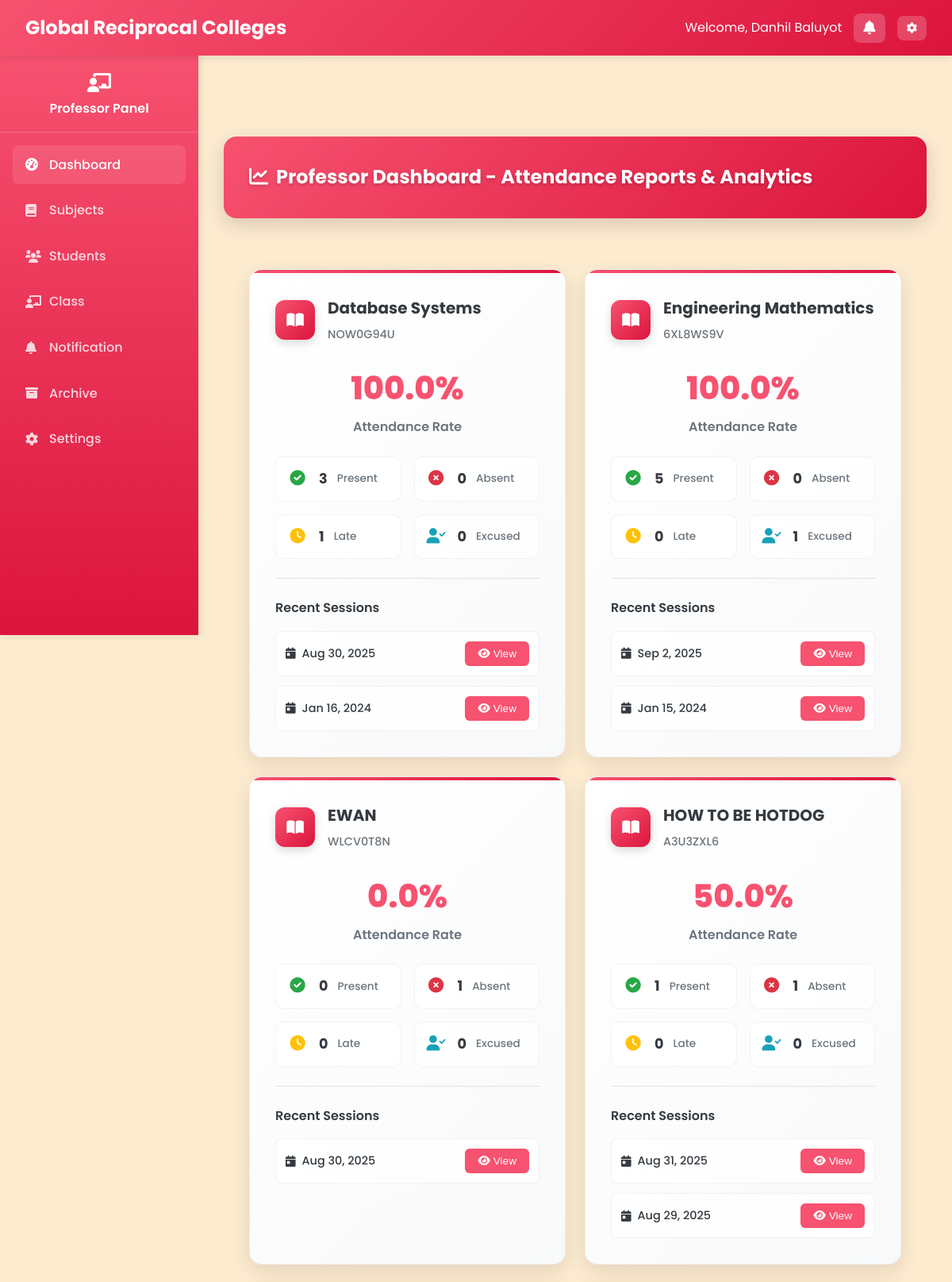
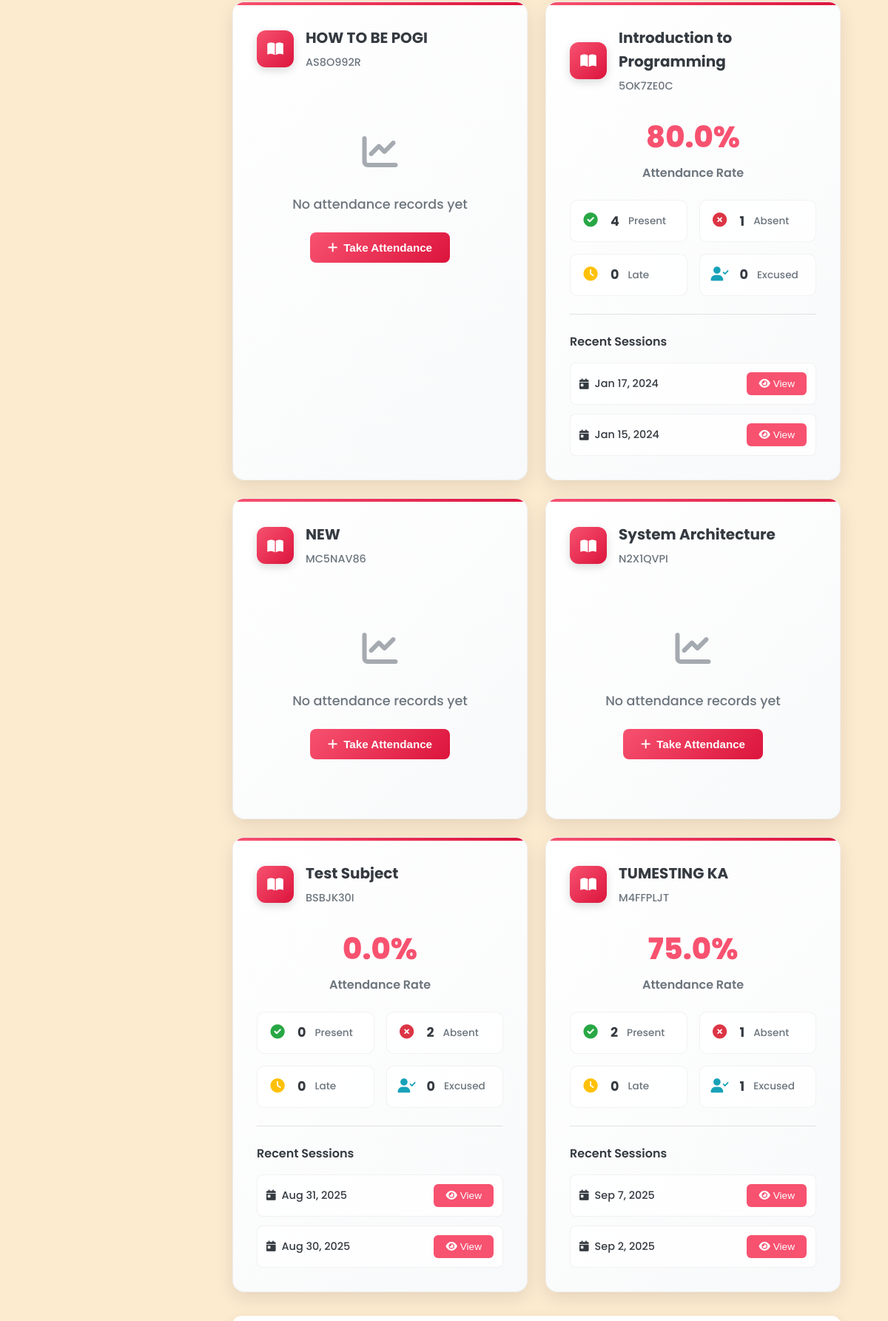
Screenshot of /Professor/professor_dashboard.php (signed in, upper part) with the database file from the repository (2 pictures, top to bottom).
### tables this page shows
CREATE TABLE `professors` (
  `professor_id` varchar(20) NOT NULL,
  `employee_id` varchar(20) NOT NULL,
  `first_name` varchar(50) NOT NULL,
  `last_name` varchar(50) NOT NULL,
  `email` varchar(100) NOT NULL,
  `password` varchar(255) NOT NULL,
  `department` varchar(100) NOT NULL,
  `mobile` varchar(15) NOT NULL,
  `created_at` datetime NOT NULL,
  `updated_at` datetime NOT NULL
);

CREATE TABLE `classes` (
  `class_id` varchar(20) NOT NULL,
  `class_name` varchar(100) NOT NULL,
  `class_code` varchar(20) NOT NULL,
  `subject_id` varchar(20) DEFAULT NULL,
  `professor_id` varchar(20) DEFAULT NULL,
  `schedule` varchar(100) DEFAULT NULL,
  `room` varchar(50) DEFAULT NULL,
  `created_at` datetime NOT NULL,
  `updated_at` datetime NOT NULL,
  `section` varchar(10) DEFAULT NULL,
  `school_year_semester_id` int(11) DEFAULT NULL,
  `status` enum('active','archived') DEFAULT 'active',
  `semester` enum('1st Semester','2nd Semester') DEFAULT '1st Semester',
  `school_year` varchar(20) DEFAULT NULL
);

CREATE TABLE `subjects` (
  `subject_id` varchar(20) NOT NULL,
  `subject_name` varchar(100) NOT NULL,
  `subject_code` varchar(20) NOT NULL,
  `description` text DEFAULT NULL,
  `credits` int(11) NOT NULL,
  `created_at` datetime NOT NULL,
  `updated_at` datetime NOT NULL
);

### Professor/professor_dashboard.php (the view, shortened to what this page needs)
<?php
require_once '../php/db.php';
$professor_id = $_SESSION['user_id'];
$stmt = $pdo->prepare("SELECT first_name, last_name, email, mobile
FROM professors
WHERE professor_id = ?");
$stmt->execute([$professor_id]);
$professor = $stmt->fetch(PDO::FETCH_ASSOC);
$query = "SELECT s.*, c.class_id, c.class_code, c.schedule, c.room, c.section
          FROM subjects s
          JOIN classes c ON s.subject_id = c.subject_id
          WHERE c.professor_id = ? AND c.status = 'active'
          ORDER BY s.subject_name";
$stmt = $pdo->prepare($query);
$stmt->execute([$professor_id]);
$subjects = $stmt->fetchAll();
$attendance_stats = [];
foreach ($subjects as $subject) {
    $query = "SELECT
                COUNT(*) as total_records,
                SUM(CASE WHEN status = 'Present' THEN 1 ELSE 0 END) as present,
                SUM(CASE WHEN status = 'Absent' THEN 1 ELSE 0 END) as absent,
                SUM(CASE WHEN status = 'Late' THEN 1 ELSE 0 END) as late,
                SUM(CASE WHEN status = 'Excused' THEN 1 ELSE 0 END) as excused
              FROM attendance
              WHERE class_id = ?";
    $stmt = $pdo->prepare($query);
    $stmt->execute([$subject['class_id']]);
    $stats = $stmt->fetch();
    $attendance_stats[$subject['class_id']] = $stats;
}
$recent_dates = [];
foreach ($subjects as $subject) {
    $query = "SELECT DISTINCT date
              FROM attendance
              WHERE class_id = ?
              ORDER BY date DESC
              LIMIT 2";
    $stmt = $pdo->prepare($query);
    $stmt->execute([$subject['class_id']]);
    $dates = $stmt->fetchAll(PDO::FETCH_COLUMN);
    $recent_dates[$subject['class_id']] = $dates;
}
?>
<!DOCTYPE html>
<html lang="en">
<head>
    <link rel="stylesheet" href="../css/styles_fixed.css">
    <link rel="stylesheet" href="https://cdnjs.cloudflare.com/ajax/libs/font-awesome/6.0.0/css/all.min.css">
</head>
<body class="professor">
    <?php include '../includes/navbar_professor.php'; ?>
    <?php include '../includes/sidebar_professor.php'; ?>
    <main class="main-content">
        <div class="table-header-enhanced">
            <h2 class="table-title-enhanced"><i class="fas fa-chart-line" style="margin-right: 10px;"></i>Professor Dashboard - Attendance Reports & Analytics</h2>
        </div>
        <div class="dashboard-container">
            <?php if (empty($subjects)): ?>
                <div class="no-data">
                    <p>No classes found. Please create a class first.</p>
                </div>
            <?php else: ?>
                <div class="reports-container">
                        <div class="stats-grid">
                            <?php foreach ($subjects as $subject):
                                $stats = $attendance_stats[$subject['class_id']] ?? null;
                                $recent = $recent_dates[$subject['class_id']] ?? [];
                            ?>
                            <div class="stat-card-enhanced">
                                <div class="stat-header-enhanced">
                                    <div class="stat-icon-enhanced">
                                        <i class="fas fa-book-open"></i>
                                    </div>
                                    <div class="stat-info-enhanced">
                                        <h3 class="stat-title-enhanced"><?php echo $subject['subject_name']; ?></h3>
                                        <span class="stat-subtitle-enhanced"><?php echo $subject['class_code']; ?></span>
                                    </div>
                                </div>
                                <?php if ($stats && $stats['total_records'] > 0): ?>
                                    <div class="stat-metrics-enhanced">
                                        <div class="stat-main-metric">
                                            <div class="stat-value-enhanced">
                                                <?php
                                                $attendance_rate = $stats['total_records'] > 0 ?
                                                    (($stats['present'] + $stats['late'] + $stats['excused']) / $stats['total_records']) * 100 : 0;
                                                echo number_format($attendance_rate, 1) . '%';
                                                ?>
                                            </div>
                                            <div class="stat-label-enhanced">Attendance Rate</div>
                                        </div>
                                        <div class="stat-breakdown-enhanced">
                                            <div class="stat-breakdown-item">
                                                <div class="stat-breakdown-icon" style="color: #28a745;">
                                                    <i class="fas fa-check-circle"></i>
                                                </div>
                                                <div class="stat-breakdown-value"><?php echo $stats['present']; ?></div>
                                                <div class="stat-breakdown-label">Present</div>
                                            </div>
                                            <div class="stat-breakdown-item">
                                                <div class="stat-breakdown-icon" style="color: #dc3545;">
                                                    <i class="fas fa-times-circle"></i>
                                                </div>
                                                <div class="stat-breakdown-value"><?php echo $stats['absent']; ?></div>
                                                <div class="stat-breakdown-label">Absent</div>
                                            </div>
                                            <div class="stat-breakdown-item">
                                                <div class="stat-breakdown-icon" style="color: #ffc107;">
                                                    <i class="fas fa-clock"></i>
                                                </div>
                                                <div class="stat-breakdown-value"><?php echo $stats['late']; ?></div>
                                                <div class="stat-breakdown-label">Late</div>
                                            </div>
                                            <div class="stat-breakdown-item">
                                                <div class="stat-breakdown-icon" style="color: #17a2b8;">
                                                    <i class="fas fa-user-check"></i>
                                                </div>
                                                <div class="stat-breakdown-value"><?php echo $stats['excused']; ?></div>
                                                <div class="stat-breakdown-label">Excused</div>
                                            </div>
                                        </div>
                                    </div>
                                    <?php if (!empty($recent)): ?>
                                    <div class="stat-actions-enhanced">
                                        <h4 class="stat-section-title">Recent Sessions</h4>
                                        <div class="stat-recent-list">
                                            <?php foreach ($recent as $date): ?>
                                                <div class="stat-recent-item">
                                                    <div class="stat-recent-date">
                                                        <i class="fas fa-calendar-day"></i>
                                                        <?php echo date('M j, Y', strtotime($date)); ?>
                                                    </div>
                                                    <button class="stat-action-btn" data-class-id="<?php echo $subject['class_id']; ?>" data-date="<?php echo $date; ?>">
                                                        <i class="fas fa-eye"></i> View
                                                    </button>
                                                </div>
                                            <?php endforeach; ?>
                                        </div>
                                    </div>
                                    <?php endif; ?>
                                <?php else: ?>
                                    <div class="stat-empty-enhanced">
                                        <div class="stat-empty-icon">
                                            <i class="fas fa-chart-line"></i>
                                        </div>
                                        <div class="stat-empty-text">No attendance records yet</div>
                                        <button class="stat-primary-btn" onclick="location.href='professor_manage_schedule.php'">
                                            <i class="fas fa-plus"></i> Take Attendance
                                        </button>
                                    </div>
                                <?php endif; ?>
                            </div>
                            <?php endforeach; ?>
                        </div>
                    </div>
                    <div class="stat-card">
                    </div>
                </div>
            <?php endif; ?>
    </main>
</body>
</html>

### includes/navbar_professor.php (shortened to what this page needs)
<nav class="navbar">
    <div class="navbar-brand">
        <span class="navbar-title">Global Reciprocal Colleges</span>
    </div>
    <div class="navbar-user">
    <?php
    $prof_name = '';
    if (isset($professor) && is_array($professor) && isset($professor['first_name'])) {
        $prof_name = $professor['first_name'] . ' ' . $professor['last_name'];
    } else {
        $prof_name = ($_SESSION['first_name'] ?? '') . ' ' . ($_SESSION['last_name'] ?? '');
    }
    ?>
    <span>Welcome, <?php echo htmlspecialchars($prof_name); ?></span>
        <button type="button" class="notification-btn" onclick="openNotificationModal()" title="Notifications" style="position: relative;">
            <i class="fas fa-bell" aria-hidden="true"></i>
        </button>
        <div class="user-dropdown">
            <button type="button" class="dropdown-toggle" aria-haspopup="true" aria-expanded="false">
                <i class="fas fa-cog" aria-hidden="true"></i>
            </button>
        </div>
    </div>
</nav>

### Professor/professor_dashboard.php (style rules this page uses)
:root { --primary: #F75270; --primary-dark: #DC143C; --primary-light: #F7CAC9; --secondary: #F75270; --accent: #F7CAC9; --light: #FDEBD0; --dark: #343a40; --gray: #6c757d; --light-gray: #F7CAC9; --success: #28a745; --warning: #ffc107; --danger: #dc3545; --info: #17a2b8; }
.dashboard-container { max-width: 1200px; margin: 0 auto; padding: 2rem; }
.stats-grid { display: grid; grid-template-columns: repeat(auto-fit, minmax(300px, 1fr)); gap: 1.5rem; margin-bottom: 2rem; }
.stat-card { background: white; border-radius: 12px; padding: 1.5rem; box-shadow: 0 4px 15px rgba(0, 0, 0, 0.1); }
.user-dropdown { position: relative; }
.stat-card-enhanced { background: linear-gradient(135deg, #ffffff 0%, #f8f9fa 100%); border-radius: 16px; padding: 2rem; box-shadow: 0 8px 25px rgba(0, 0, 0, 0.1); border: 1px solid rgba(0, 0, 0, 0.05); transition: transform 0.2s ease, box-shadow 0.2s ease; }
.stat-header-enhanced { display: flex; align-items: center; gap: 1rem; margin-bottom: 1.5rem; }
.stat-icon-enhanced { width: 50px; height: 50px; background: linear-gradient(135deg, var(--primary) 0%, var(--primary-dark) 100%); border-radius: 12px; display: flex; align-items: center; justify-content: center; color: white; font-size: 1.2rem; box-shadow: 0 4px 12px rgba(0, 0, 0, 0.15); }
.stat-info-enhanced { flex: 1; }
.stat-title-enhanced { font-size: 1.25rem; font-weight: 700; color: var(--dark); margin: 0 0 0.25rem 0; }
.stat-subtitle-enhanced { font-size: 0.9rem; color: var(--gray); font-weight: 500; }
.stat-metrics-enhanced { margin-bottom: 1.5rem; }
.stat-main-metric { text-align: center; margin-bottom: 1.5rem; }
.stat-value-enhanced { font-size: 2.5rem; font-weight: 800; color: var(--primary); margin-bottom: 0.25rem; }
.stat-label-enhanced { font-size: 1rem; color: var(--gray); font-weight: 600; }
.stat-breakdown-enhanced { display: grid; grid-template-columns: repeat(2, 1fr); gap: 1rem; }
.stat-breakdown-item { display: flex; align-items: center; gap: 0.75rem; padding: 0.75rem; background: rgba(255, 255, 255, 0.8); border-radius: 10px; border: 1px solid rgba(0, 0, 0, 0.05); }
.stat-breakdown-icon { font-size: 1.2rem; width: 30px; text-align: center; }
.stat-breakdown-value { font-size: 1.1rem; font-weight: 700; color: var(--dark); }
.stat-breakdown-label { font-size: 0.85rem; color: var(--gray); font-weight: 500; }
.stat-actions-enhanced { border-top: 1px solid rgba(0, 0, 0, 0.1); padding-top: 1.5rem; }
.stat-section-title { font-size: 1rem; font-weight: 600; color: var(--dark); margin-bottom: 1rem; }
.stat-recent-list { display: flex; flex-direction: column; gap: 0.75rem; }
.stat-recent-item { display: flex; align-items: center; justify-content: space-between; padding: 0.75rem; background: rgba(255, 255, 255, 0.8); border-radius: 8px; border: 1px solid rgba(0, 0, 0, 0.05); }
.stat-recent-date { display: flex; align-items: center; gap: 0.5rem; font-size: 0.9rem; color: var(--dark); font-weight: 500; }
.stat-action-btn { background: var(--primary); color: white; border: none; padding: 0.5rem 1rem; border-radius: 6px; cursor: pointer; font-size: 0.85rem; font-weight: 500; display: flex; align-items: center; gap: 0.25rem; transition: background-color 0.2s; }
.stat-empty-enhanced { text-align: center; padding: 3rem 1rem; }
.stat-empty-icon { font-size: 3rem; color: var(--gray); margin-bottom: 1rem; opacity: 0.6; }
.stat-empty-text { font-size: 1.1rem; color: var(--gray); margin-bottom: 1.5rem; font-weight: 500; }
.stat-primary-btn { background: linear-gradient(135deg, var(--primary) 0%, var(--primary-dark) 100%); color: white; border: none; padding: 0.75rem 1.5rem; border-radius: 8px; cursor: pointer; font-size: 0.95rem; font-weight: 600; display: inline-flex; align-items: center; gap: 0.5rem; transition: transform 0.2s, box-shadow 0.2s; }
.table-header-enhanced { background: linear-gradient(135deg, var(--primary) 0%, var(--primary-dark) 100%); padding: 2rem; border-radius: 16px; margin-bottom: 2rem; box-shadow: 0 8px 25px rgba(0, 0, 0, 0.15); }
.table-title-enhanced { color: white; font-size: 1.5rem; font-weight: 700; margin: 0; text-shadow: 0 2px 4px rgba(0, 0, 0, 0.2); }

### includes/navbar_professor.php (style rules this page uses)
.navbar-title { display: block; }

### includes/sidebar_professor.php (style rules this page uses)
.main-content { margin-left: 250px; padding: 2rem; width: calc(100% - 250px); box-sizing: border-box; }

### rows the page displays
professors: prof_name "Danhil Baluyot"
classes: subject.subject_name "Database Systems", class_code "NOW0G94U", attendance_rate "100.0", present "3", absent "0", late "1", excused "0", date "Aug 30, 2025", date "Jan 16, 2024"
classes: subject.subject_name "Engineering Mathematics", class_code "6XL8WS9V", attendance_rate "100.0", present "5", absent "0", late "0", excused "1", date "Sep 2, 2025", date "Jan 15, 2024"
classes: subject.subject_name "EWAN", class_code "WLCV0T8N", attendance_rate "0.0", present "0", absent "1", late "0", excused "0", class_id "Aug 30, 2025"
classes: subject.subject_name "HOW TO BE HOTDOG", class_code "A3U3ZXL6", attendance_rate "50.0", present "1", absent "1", late "0", excused "0", date "Aug 31, 2025", date "Aug 29, 2025"
classes: subject.subject_name "HOW TO BE POGI", class_code "AS8O992R", shows "No attendance records yet"
classes: subject.subject_name "Introduction to Programming", class_code "5OK7ZE0C", attendance_rate "80.0", present "4", absent "1", late "0", excused "0", class_id "Jan 17, 2024", class_id "Jan 15, 2024"
classes: subject.subject_name "NEW", class_code "MC5NAV86", shows "No attendance records yet"
classes: subject.subject_name "System Architecture", class_code "N2X1QVPI", shows "No attendance records yet"
classes: subject.subject_name "Test Subject", class_code "BSBJK30I", attendance_rate "0.0", present "0", absent "2", late "0", excused "0", date "Aug 31, 2025", date "Aug 30, 2025"
classes: subject.subject_name "TUMESTING KA", class_code "M4FFPLJT", attendance_rate "75.0", present "2", absent "1", late "0", excused "1", date "Sep 7, 2025", date "Sep 2, 2025"
